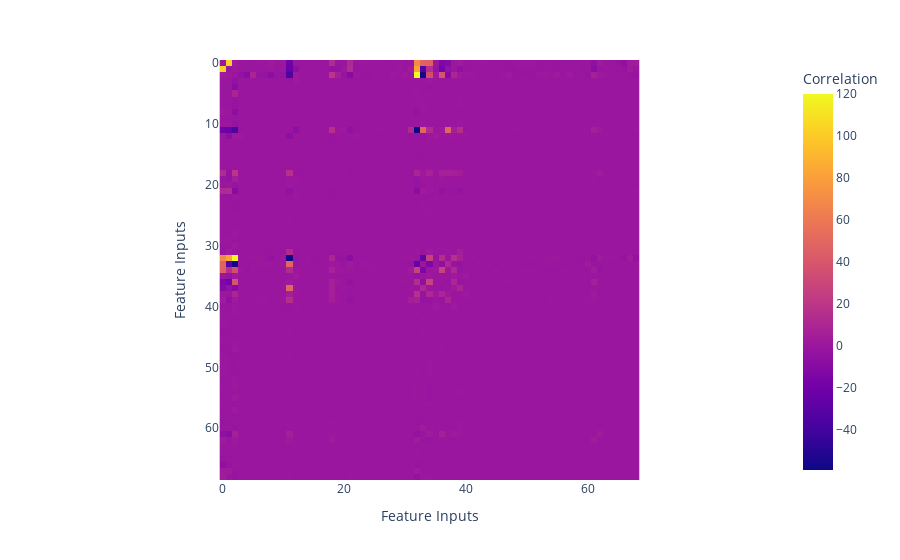

Source (notebook cell):
### Code cell
import plotly.express as px
fig = px.imshow(covariance, labels=dict(x='Feature Inputs', y='Feature Inputs', color="Correlation"))
fig.show()

### Figure 1 — Plotly figure (JSON) as saved in the notebook; plotly's stock layout.template omitted (floating-point values rounded to 4 significant figures; data arrays with more than 128 entries replaced by an {"elided": "..."} marker saying what was removed)
{"data": [{"coloraxis": "coloraxis", "hovertemplate": "Feature Inputs: %{x}<br>Feature Inputs: %{y}<br>Correlation: %{z}<extra></extra>", "type": "heatmap", "z": {"elided": "69x69 float values"}}], "layout": {"coloraxis": {"colorbar": {"title": {"text": "Correlation"}}, "colorscale": [[0, "#0d0887"], [0.1111, "#46039f"], [0.2222, "#7201a8"], [0.3333, "#9c179e"], [0.4444, "#bd3786"], [0.5556, "#d8576b"], [0.6667, "#ed7953"], [0.7778, "#fb9f3a"], [0.8889, "#fdca26"], [1, "#f0f921"]]}, "margin": {"t": 60}, "xaxis": {"constrain": "domain", "scaleanchor": "y", "title": {"text": "Feature Inputs"}}, "yaxis": {"autorange": "reversed", "constrain": "domain", "title": {"text": "Feature Inputs"}}}}
